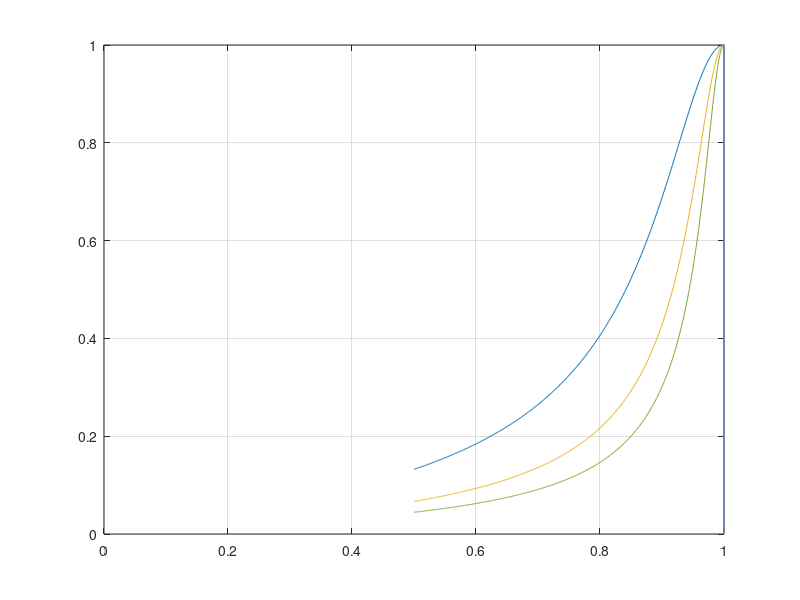

This chart was generated by the following MATLAB code:
X= 0.5:0.001:1.5;

for Q=5:5:15;
x= X-(1./X);
x= x.*Q;
y= 1./(1.^2+ x.^2).^0.5;
y1= 0:0.1:1;
plot(X,y)
hold on
plot([1,1],[0,1])
end;

grid
axis ([0.5,1.5],[0,1])
